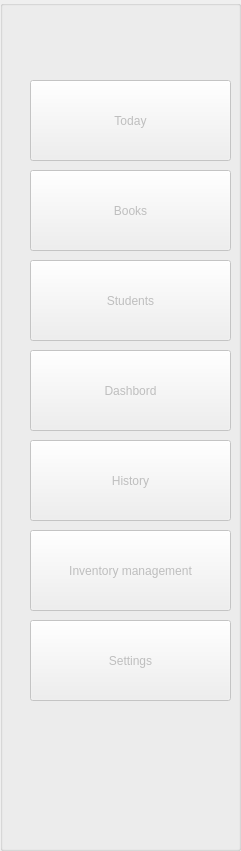
   <widget class="QGroupBox" name="groupBox_16">
    <property name="enabled">
     <bool>false</bool>
    </property>
    <property name="geometry">
     <rect>
      <x>-10</x>
      <y>-20</y>
      <width>241</width>
      <height>851</height>
     </rect>
    </property>
    <property name="title">
     <string/>
    </property>
    <widget class="QPushButton" name="pushButton_3">
     <property name="enabled">
      <bool>false</bool>
     </property>
     <property name="geometry">
      <rect>
       <x>30</x>
       <y>260</y>
       <width>201</width>
       <height>81</height>
      </rect>
     </property>
     <property name="text">
      <string>Students</string>
     </property>
     <property name="icon">
      <iconset resource="icons.qrc">
       <normaloff>:/icons/icons/customer.png</normaloff>:/icons/icons/customer.png</iconset>
     </property>
     <property name="iconSize">
      <size>
       <width>30</width>
       <height>30</height>
      </size>
     </property>
    </widget>
    <widget class="QPushButton" name="pushButton_5">
     <property name="enabled">
      <bool>false</bool>
     </property>
     <property name="geometry">
      <rect>
       <x>30</x>
       <y>530</y>
       <width>201</width>
       <height>81</height>
      </rect>
     </property>
     <property name="text">
      <string>Inventory management</string>
     </property>
     <property name="icon">
      <iconset resource="icons.qrc">
       <normaloff>:/icons/icons/statistics.png</normaloff>:/icons/icons/statistics.png</iconset>
     </property>
     <property name="iconSize">
      <size>
       <width>30</width>
       <height>30</height>
      </size>
     </property>
    </widget>
    <widget class="QPushButton" name="pushButton_4">
     <property name="enabled">
      <bool>false</bool>
     </property>
     <property name="geometry">
      <rect>
       <x>30</x>
       <y>350</y>
       <width>201</width>
       <height>81</height>
      </rect>
     </property>
     <property name="text">
      <string>Dashbord</string>
     </property>
     <property name="icon">
      <iconset resource="icons.qrc">
       <normaloff>:/icons/icons/monitor.png</normaloff>:/icons/icons/monitor.png</iconset>
     </property>
     <property name="iconSize">
      <size>
       <width>30</width>
       <height>30</height>
      </size>
     </property>
    </widget>
    <widget class="QPushButton" name="pushButton_6">
     <property name="enabled">
      <bool>false</bool>
     </property>
     <property name="geometry">
      <rect>
       <x>30</x>
       <y>440</y>
       <width>201</width>
       <height>81</height>
      </rect>
     </property>
     <property name="text">
      <string>History</string>
     </property>
     <property name="icon">
      <iconset resource="icons.qrc">
       <normaloff>:/icons/icons/history.png</normaloff>:/icons/icons/history.png</iconset>
     </property>
     <property name="iconSize">
      <size>
       <width>30</width>
       <height>30</height>
      </size>
     </property>
    </widget>
    <widget class="QPushButton" name="pushButton_2">
     <property name="enabled">
      <bool>false</bool>
     </property>
     <property name="geometry">
      <rect>
       <x>30</x>
       <y>170</y>
       <width>201</width>
       <height>81</height>
      </rect>
     </property>
     <property name="text">
      <string>Books</string>
     </property>
     <property name="icon">
      <iconset resource="icons.qrc">
       <normaloff>:/icons/icons/bookmark.png</normaloff>:/icons/icons/bookmark.png</iconset>
     </property>
     <property name="iconSize">
      <size>
       <width>30</width>
       <height>30</height>
      </size>
     </property>
    </widget>
    <widget class="QPushButton" name="pushButton">
     <property name="enabled">
      <bool>false</bool>
     </property>
     <property name="geometry">
      <rect>
       <x>30</x>
       <y>80</y>
       <width>201</width>
       <height>81</height>
      </rect>
     </property>
     <property name="text">
      <string>Today</string>
     </property>
     <property name="icon">
      <iconset resource="icons.qrc">
       <normaloff>:/icons/icons/calendar.png</normaloff>:/icons/icons/calendar.png</iconset>
     </property>
     <property name="iconSize">
      <size>
       <width>30</width>
       <height>30</height>
      </size>
     </property>
    </widget>
    <widget class="QPushButton" name="pushButton_7">
     <property name="enabled">
      <bool>false</bool>
     </property>
     <property name="geometry">
      <rect>
       <x>30</x>
       <y>620</y>
       <width>201</width>
       <height>81</height>
      </rect>
     </property>
     <property name="text">
      <string>Settings</string>
     </property>
     <property name="icon">
      <iconset resource="icons.qrc">
       <normaloff>:/icons/icons/settings.png</normaloff>:/icons/icons/settings.png</iconset>
     </property>
     <property name="iconSize">
      <size>
       <width>30</width>
       <height>30</height>
      </size>
     </property>
    </widget>
   </widget>
